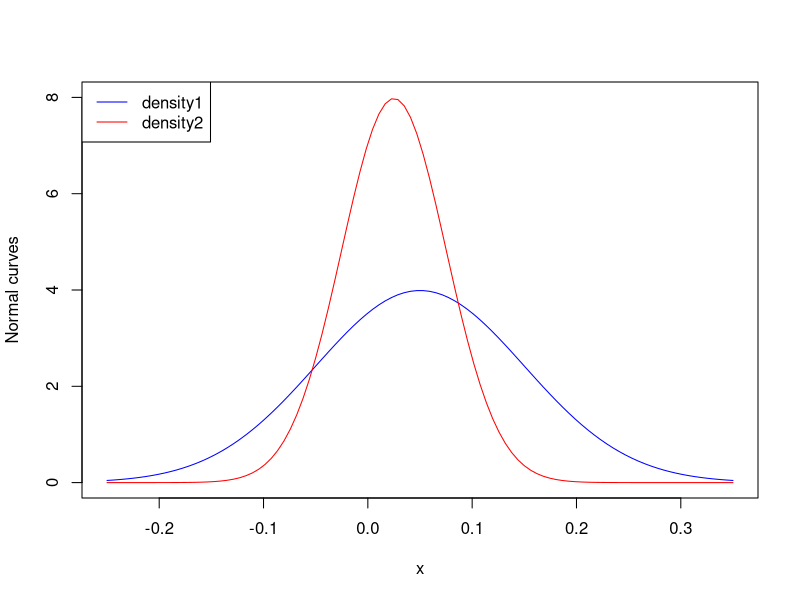

Source code (R):
## ---- chunk 1
knitr::opts_chunk$set(echo = TRUE)
## ---- chunk 2
# X ~ N(0.05, (0.10)^2)
mu_x <-0.05
sigma_x <- 0.1

# Pr(X > 0.10)
1-pnorm(0.1,mu_x,sigma_x)

# Pr(X < -0.10)
pnorm(-0.1,mu_x,sigma_x)

# Pr(-0.05 < X < 0.15)
pnorm(0.15,mu_x,sigma_x)-pnorm(-0.05,mu_x,sigma_x)

## ---- chunk 3
# 1%, 5%, 95% and 99% quantile (the quantile of CDF)
qnorm(c(0.01,0.05,0.95,0.99),mu_x,sigma_x)
## ---- chunk 4
# Compute the probability desity of the vector x in under a normal PDF
x <- seq(-0.25, 0.35, length.out = 100)
d1 <- dnorm(x,0.05,0.10)
d2 <- dnorm(x,0.025,0.05)

# Plot the normal curves
plot(x,d1,type='l',col='blue',ylab='Normal curves',ylim=c(0,8))
lines(x,d2,col='red')
# Add a plot legend
legend("topleft", legend = c("density1", "density2"), 
       col = c("blue", "red"), lty = 1)

## ---- chunk 5
# R ~ N(0.04, (0.09)^2) 
mu_R <- 0.04
sigma_R <- 0.09

# Initial wealth W0 equals $100,000
W0 <- 100000

# The 1% value-at-risk
# The loss in investment value that may occur over the next month with a 1% probability
qnorm(0.01,mu_R,sigma_R)*W0

# The 5% value-at-risk
# The loss in investment value that may occur over the next month with a 5% probability
qnorm(0.05,mu_R,sigma_R)*W0

## ---- chunk 6
# r ~ N(0.04, (0.09)^2) 
mu_r <- 0.04
sigma_r <- 0.09

# The 1% value-at-risk of simple return 
(exp(qnorm(0.01,mu_r,sigma_r))-1)*W0

# The 5% value-at-risk simple return 
(exp(qnorm(0.05,mu_r,sigma_r))-1)*W0
